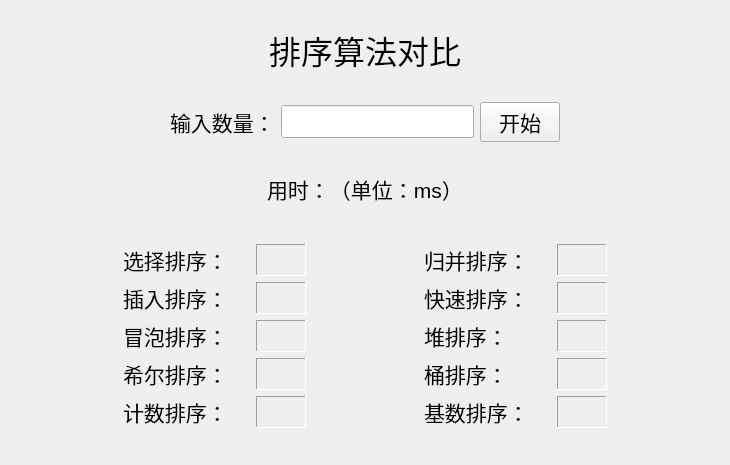
<?xml version="1.0" encoding="UTF-8"?>
<ui version="4.0">
 <class>MainWindow</class>
 <widget class="QMainWindow" name="MainWindow">
  <property name="geometry">
   <rect>
    <x>0</x>
    <y>0</y>
    <width>730</width>
    <height>465</height>
   </rect>
  </property>
  <property name="windowTitle">
   <string>MainWindow</string>
  </property>
  <widget class="QWidget" name="centralWidget">
   <layout class="QVBoxLayout" name="verticalLayout_5">
    <item>
     <spacer name="verticalSpacer_2">
      <property name="orientation">
       <enum>Qt::Vertical</enum>
      </property>
      <property name="sizeHint" stdset="0">
       <size>
        <width>20</width>
        <height>40</height>
       </size>
      </property>
     </spacer>
    </item>
    <item>
     <widget class="QWidget" name="widget" native="true">
      <layout class="QHBoxLayout" name="horizontalLayout">
       <item>
        <spacer name="horizontalSpacer">
         <property name="orientation">
          <enum>Qt::Horizontal</enum>
         </property>
         <property name="sizeHint" stdset="0">
          <size>
           <width>40</width>
           <height>20</height>
          </size>
         </property>
        </spacer>
       </item>
       <item>
        <widget class="QLabel" name="label">
         <property name="font">
          <font>
           <pointsize>24</pointsize>
          </font>
         </property>
         <property name="text">
          <string>排序算法对比</string>
         </property>
         <property name="alignment">
          <set>Qt::AlignCenter</set>
         </property>
        </widget>
       </item>
       <item>
        <spacer name="horizontalSpacer_2">
         <property name="orientation">
          <enum>Qt::Horizontal</enum>
         </property>
         <property name="sizeHint" stdset="0">
          <size>
           <width>242</width>
           <height>20</height>
          </size>
         </property>
        </spacer>
       </item>
      </layout>
     </widget>
    </item>
    <item>
     <widget class="QWidget" name="widget_2" native="true">
      <layout class="QHBoxLayout" name="horizontalLayout_2">
       <item>
        <spacer name="horizontalSpacer_5">
         <property name="orientation">
          <enum>Qt::Horizontal</enum>
         </property>
         <property name="sizeHint" stdset="0">
          <size>
           <width>40</width>
           <height>20</height>
          </size>
         </property>
        </spacer>
       </item>
       <item>
        <widget class="QLabel" name="label_2">
         <property name="font">
          <font>
           <pointsize>16</pointsize>
          </font>
         </property>
         <property name="text">
          <string>输入数量：</string>
         </property>
        </widget>
       </item>
       <item>
        <widget class="QLineEdit" name="lineEdit">
         <property name="font">
          <font>
           <pointsize>16</pointsize>
          </font>
         </property>
        </widget>
       </item>
       <item>
        <widget class="QPushButton" name="pushButton">
         <property name="font">
          <font>
           <pointsize>16</pointsize>
          </font>
         </property>
         <property name="text">
          <string>开始</string>
         </property>
        </widget>
       </item>
       <item>
        <spacer name="horizontalSpacer_6">
         <property name="orientation">
          <enum>Qt::Horizontal</enum>
         </property>
         <property name="sizeHint" stdset="0">
          <size>
           <width>40</width>
           <height>20</height>
          </size>
         </property>
        </spacer>
       </item>
      </layout>
     </widget>
    </item>
    <item>
     <spacer name="verticalSpacer">
      <property name="orientation">
       <enum>Qt::Vertical</enum>
      </property>
      <property name="sizeHint" stdset="0">
       <size>
        <width>20</width>
        <height>40</height>
       </size>
      </property>
     </spacer>
    </item>
    <item>
     <widget class="QWidget" name="widget_3" native="true">
      <layout class="QHBoxLayout" name="horizontalLayout_3">
       <item>
        <spacer name="horizontalSpacer_4">
         <property name="orientation">
          <enum>Qt::Horizontal</enum>
         </property>
         <property name="sizeHint" stdset="0">
          <size>
           <width>40</width>
           <height>20</height>
          </size>
         </property>
        </spacer>
       </item>
       <item>
        <widget class="QLabel" name="label_3">
         <property name="font">
          <font>
           <pointsize>16</pointsize>
          </font>
         </property>
         <property name="text">
          <string>用时：（单位：ms）</string>
         </property>
        </widget>
       </item>
       <item>
        <spacer name="horizontalSpacer_3">
         <property name="orientation">
          <enum>Qt::Horizontal</enum>
         </property>
         <property name="sizeHint" stdset="0">
          <size>
           <width>243</width>
           <height>20</height>
          </size>
         </property>
        </spacer>
       </item>
      </layout>
     </widget>
    </item>
    <item>
     <widget class="QWidget" name="widget_4" native="true">
      <layout class="QHBoxLayout" name="horizontalLayout_4">
       <item>
        <spacer name="horizontalSpacer_8">
         <property name="orientation">
          <enum>Qt::Horizontal</enum>
         </property>
         <property name="sizeHint" stdset="0">
          <size>
           <width>40</width>
           <height>20</height>
          </size>
         </property>
        </spacer>
       </item>
       <item>
        <widget class="QWidget" name="widget_5" native="true">
         <layout class="QVBoxLayout" name="verticalLayout">
          <item>
           <widget class="QLabel" name="label_4">
            <property name="font">
             <font>
              <pointsize>16</pointsize>
             </font>
            </property>
            <property name="text">
             <string>选择排序：</string>
            </property>
           </widget>
          </item>
          <item>
           <widget class="QLabel" name="label_5">
            <property name="font">
             <font>
              <pointsize>16</pointsize>
             </font>
            </property>
            <property name="text">
             <string>插入排序：</string>
            </property>
           </widget>
          </item>
          <item>
           <widget class="QLabel" name="label_6">
            <property name="font">
             <font>
              <pointsize>16</pointsize>
             </font>
            </property>
            <property name="text">
             <string>冒泡排序：</string>
            </property>
           </widget>
          </item>
          <item>
           <widget class="QLabel" name="label_10">
            <property name="font">
             <font>
              <pointsize>16</pointsize>
             </font>
            </property>
            <property name="text">
             <string>希尔排序：</string>
            </property>
           </widget>
          </item>
          <item>
           <widget class="QLabel" name="label_12">
            <property name="font">
             <font>
              <pointsize>16</pointsize>
             </font>
            </property>
            <property name="text">
             <string>计数排序：</string>
            </property>
           </widget>
          </item>
         </layout>
        </widget>
       </item>
       <item>
        <widget class="QWidget" name="widget_6" native="true">
         <layout class="QVBoxLayout" name="verticalLayout_2">
          <item>
           <widget class="QLabel" name="sort_1">
            <property name="minimumSize">
             <size>
              <width>50</width>
              <height>0</height>
             </size>
            </property>
            <property name="font">
             <font>
              <pointsize>16</pointsize>
             </font>
            </property>
            <property name="frameShape">
             <enum>QFrame::Panel</enum>
            </property>
            <property name="frameShadow">
             <enum>QFrame::Sunken</enum>
            </property>
            <property name="text">
             <string/>
            </property>
           </widget>
          </item>
          <item>
           <widget class="QLabel" name="sort_2">
            <property name="font">
             <font>
              <pointsize>16</pointsize>
             </font>
            </property>
            <property name="frameShape">
             <enum>QFrame::Panel</enum>
            </property>
            <property name="frameShadow">
             <enum>QFrame::Sunken</enum>
            </property>
            <property name="text">
             <string/>
            </property>
           </widget>
          </item>
          <item>
           <widget class="QLabel" name="sort_3">
            <property name="font">
             <font>
              <pointsize>16</pointsize>
             </font>
            </property>
            <property name="frameShape">
             <enum>QFrame::Panel</enum>
            </property>
            <property name="frameShadow">
             <enum>QFrame::Sunken</enum>
            </property>
            <property name="text">
             <string/>
            </property>
           </widget>
          </item>
          <item>
           <widget class="QLabel" name="sort_4">
            <property name="font">
             <font>
              <pointsize>16</pointsize>
             </font>
            </property>
            <property name="frameShape">
             <enum>QFrame::Panel</enum>
            </property>
            <property name="frameShadow">
             <enum>QFrame::Sunken</enum>
            </property>
            <property name="text">
             <string/>
            </property>
           </widget>
          </item>
          <item>
           <widget class="QLabel" name="sort_9">
            <property name="font">
             <font>
              <pointsize>16</pointsize>
             </font>
            </property>
            <property name="frameShape">
             <enum>QFrame::Panel</enum>
            </property>
            <property name="frameShadow">
             <enum>QFrame::Sunken</enum>
            </property>
            <property name="text">
             <string/>
            </property>
           </widget>
          </item>
         </layout>
        </widget>
       </item>
       <item>
        <spacer name="horizontalSpacer_7">
         <property name="orientation">
          <enum>Qt::Horizontal</enum>
         </property>
         <property name="sizeHint" stdset="0">
          <size>
           <width>40</width>
           <height>20</height>
          </size>
         </property>
        </spacer>
       </item>
       <item>
        <widget class="QWidget" name="widget_7" native="true">
         <layout class="QVBoxLayout" name="verticalLayout_4">
          <item>
           <widget class="QLabel" name="label_7">
            <property name="font">
             <font>
              <pointsize>16</pointsize>
             </font>
            </property>
            <property name="text">
             <string>归并排序：</string>
            </property>
           </widget>
          </item>
          <item>
           <widget class="QLabel" name="label_8">
            <property name="font">
             <font>
              <pointsize>16</pointsize>
             </font>
            </property>
            <property name="text">
             <string>快速排序：</string>
            </property>
           </widget>
          </item>
          <item>
           <widget class="QLabel" name="label_9">
            <property name="font">
             <font>
              <pointsize>16</pointsize>
             </font>
            </property>
            <property name="text">
             <string>堆排序：</string>
            </property>
           </widget>
          </item>
          <item>
           <widget class="QLabel" name="label_11">
            <property name="font">
             <font>
              <pointsize>16</pointsize>
             </font>
            </property>
            <property name="text">
             <string>桶排序：</string>
            </property>
           </widget>
          </item>
          <item>
           <widget class="QLabel" name="label_13">
            <property name="font">
             <font>
              <pointsize>16</pointsize>
             </font>
            </property>
            <property name="text">
             <string>基数排序：</string>
            </property>
           </widget>
          </item>
         </layout>
        </widget>
       </item>
       <item>
        <widget class="QWidget" name="widget_8" native="true">
         <layout class="QVBoxLayout" name="verticalLayout_3">
          <item>
           <widget class="QLabel" name="sort_5">
            <property name="minimumSize">
             <size>
              <width>50</width>
              <height>0</height>
             </size>
            </property>
            <property name="font">
             <font>
              <pointsize>16</pointsize>
             </font>
            </property>
            <property name="frameShape">
             <enum>QFrame::Panel</enum>
            </property>
            <property name="frameShadow">
             <enum>QFrame::Sunken</enum>
            </property>
            <property name="text">
             <string/>
            </property>
           </widget>
          </item>
          <item>
           <widget class="QLabel" name="sort_6">
            <property name="font">
             <font>
              <pointsize>16</pointsize>
             </font>
            </property>
            <property name="frameShape">
             <enum>QFrame::Panel</enum>
            </property>
            <property name="frameShadow">
             <enum>QFrame::Sunken</enum>
            </property>
            <property name="text">
             <string/>
            </property>
           </widget>
          </item>
          <item>
           <widget class="QLabel" name="sort_7">
            <property name="font">
             <font>
              <pointsize>16</pointsize>
             </font>
            </property>
            <property name="frameShape">
             <enum>QFrame::Panel</enum>
            </property>
            <property name="frameShadow">
             <enum>QFrame::Sunken</enum>
            </property>
            <property name="text">
             <string/>
            </property>
           </widget>
          </item>
          <item>
           <widget class="QLabel" name="sort_8">
            <property name="font">
             <font>
              <pointsize>16</pointsize>
             </font>
            </property>
            <property name="frameShape">
             <enum>QFrame::Panel</enum>
            </property>
            <property name="frameShadow">
             <enum>QFrame::Sunken</enum>
            </property>
            <property name="text">
             <string/>
            </property>
           </widget>
          </item>
          <item>
           <widget class="QLabel" name="sort_10">
            <property name="font">
             <font>
              <pointsize>16</pointsize>
             </font>
            </property>
            <property name="frameShape">
             <enum>QFrame::Panel</enum>
            </property>
            <property name="frameShadow">
             <enum>QFrame::Sunken</enum>
            </property>
            <property name="text">
             <string/>
            </property>
           </widget>
          </item>
         </layout>
        </widget>
       </item>
       <item>
        <spacer name="horizontalSpacer_9">
         <property name="orientation">
          <enum>Qt::Horizontal</enum>
         </property>
         <property name="sizeHint" stdset="0">
          <size>
           <width>40</width>
           <height>20</height>
          </size>
         </property>
        </spacer>
       </item>
      </layout>
     </widget>
    </item>
    <item>
     <spacer name="verticalSpacer_3">
      <property name="orientation">
       <enum>Qt::Vertical</enum>
      </property>
      <property name="sizeHint" stdset="0">
       <size>
        <width>20</width>
        <height>40</height>
       </size>
      </property>
     </spacer>
    </item>
   </layout>
  </widget>
 </widget>
 <layoutdefault spacing="6" margin="11"/>
 <resources/>
 <connections/>
</ui>
